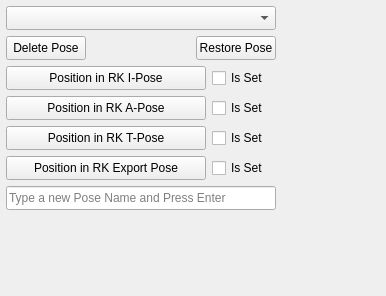
<?xml version="1.0" encoding="UTF-8"?>
<ui version="4.0">
 <class>Frame</class>
 <widget class="QFrame" name="Frame">
  <property name="geometry">
   <rect>
    <x>0</x>
    <y>0</y>
    <width>386</width>
    <height>296</height>
   </rect>
  </property>
  <property name="windowTitle">
   <string>Frame</string>
  </property>
  <widget class="QWidget" name="verticalLayoutWidget">
   <property name="geometry">
    <rect>
     <x>0</x>
     <y>0</y>
     <width>385</width>
     <height>244</height>
    </rect>
   </property>
   <layout class="QVBoxLayout" name="verticalLayout" stretch="0,0,0,0,0,0,0,0">
    <property name="spacing">
     <number>6</number>
    </property>
    <property name="leftMargin">
     <number>6</number>
    </property>
    <property name="topMargin">
     <number>6</number>
    </property>
    <item>
     <layout class="QHBoxLayout" name="selectBindPoseLayout">
      <property name="spacing">
       <number>0</number>
      </property>
      <item>
       <widget class="RKDagPoseComboBox" name="poseComboBox">
        <property name="sizePolicy">
         <sizepolicy hsizetype="Fixed" vsizetype="Fixed">
          <horstretch>0</horstretch>
          <verstretch>0</verstretch>
         </sizepolicy>
        </property>
        <property name="minimumSize">
         <size>
          <width>270</width>
          <height>24</height>
         </size>
        </property>
        <property name="maximumSize">
         <size>
          <width>270</width>
          <height>24</height>
         </size>
        </property>
        <property name="placeholderText">
         <string>List of RawKee Bind Poses</string>
        </property>
       </widget>
      </item>
      <item>
       <spacer name="horizontalSpacer">
        <property name="orientation">
         <enum>Qt::Horizontal</enum>
        </property>
        <property name="sizeHint" stdset="0">
         <size>
          <width>40</width>
          <height>20</height>
         </size>
        </property>
       </spacer>
      </item>
     </layout>
    </item>
    <item>
     <layout class="QHBoxLayout" name="hanimPoses">
      <property name="spacing">
       <number>0</number>
      </property>
      <item>
       <widget class="QPushButton" name="deletePoseButton">
        <property name="minimumSize">
         <size>
          <width>80</width>
          <height>24</height>
         </size>
        </property>
        <property name="maximumSize">
         <size>
          <width>80</width>
          <height>24</height>
         </size>
        </property>
        <property name="text">
         <string>Delete Pose</string>
        </property>
       </widget>
      </item>
      <item>
       <spacer name="horizontalSpacer_8">
        <property name="orientation">
         <enum>Qt::Horizontal</enum>
        </property>
        <property name="sizeHint" stdset="0">
         <size>
          <width>110</width>
          <height>20</height>
         </size>
        </property>
       </spacer>
      </item>
      <item>
       <widget class="QPushButton" name="restorePoseButton">
        <property name="sizePolicy">
         <sizepolicy hsizetype="Fixed" vsizetype="Fixed">
          <horstretch>0</horstretch>
          <verstretch>0</verstretch>
         </sizepolicy>
        </property>
        <property name="minimumSize">
         <size>
          <width>80</width>
          <height>24</height>
         </size>
        </property>
        <property name="maximumSize">
         <size>
          <width>80</width>
          <height>24</height>
         </size>
        </property>
        <property name="text">
         <string>Restore Pose</string>
        </property>
       </widget>
      </item>
      <item>
       <spacer name="horizontalSpacer_7">
        <property name="orientation">
         <enum>Qt::Horizontal</enum>
        </property>
        <property name="sizeHint" stdset="0">
         <size>
          <width>40</width>
          <height>20</height>
         </size>
        </property>
       </spacer>
      </item>
     </layout>
    </item>
    <item>
     <layout class="QHBoxLayout" name="iPoseLayout">
      <item>
       <widget class="QPushButton" name="iPoseButton">
        <property name="minimumSize">
         <size>
          <width>200</width>
          <height>24</height>
         </size>
        </property>
        <property name="maximumSize">
         <size>
          <width>200</width>
          <height>24</height>
         </size>
        </property>
        <property name="text">
         <string>Position in RK I-Pose</string>
        </property>
       </widget>
      </item>
      <item>
       <widget class="QCheckBox" name="iPoseCheckBox">
        <property name="minimumSize">
         <size>
          <width>60</width>
          <height>24</height>
         </size>
        </property>
        <property name="maximumSize">
         <size>
          <width>60</width>
          <height>24</height>
         </size>
        </property>
        <property name="text">
         <string>Is Set</string>
        </property>
       </widget>
      </item>
      <item>
       <spacer name="horizontalSpacer_2">
        <property name="orientation">
         <enum>Qt::Horizontal</enum>
        </property>
        <property name="sizeHint" stdset="0">
         <size>
          <width>40</width>
          <height>20</height>
         </size>
        </property>
       </spacer>
      </item>
     </layout>
    </item>
    <item>
     <layout class="QHBoxLayout" name="aPoseLayout">
      <item>
       <widget class="QPushButton" name="aPoseButton">
        <property name="minimumSize">
         <size>
          <width>200</width>
          <height>24</height>
         </size>
        </property>
        <property name="maximumSize">
         <size>
          <width>200</width>
          <height>24</height>
         </size>
        </property>
        <property name="text">
         <string>Position in RK A-Pose</string>
        </property>
       </widget>
      </item>
      <item>
       <widget class="QCheckBox" name="aPoseCheckBox">
        <property name="minimumSize">
         <size>
          <width>60</width>
          <height>24</height>
         </size>
        </property>
        <property name="maximumSize">
         <size>
          <width>60</width>
          <height>24</height>
         </size>
        </property>
        <property name="text">
         <string>Is Set</string>
        </property>
       </widget>
      </item>
      <item>
       <spacer name="horizontalSpacer_3">
        <property name="orientation">
         <enum>Qt::Horizontal</enum>
        </property>
        <property name="sizeHint" stdset="0">
         <size>
          <width>40</width>
          <height>20</height>
         </size>
        </property>
       </spacer>
      </item>
     </layout>
    </item>
    <item>
     <layout class="QHBoxLayout" name="tPoseLayout">
      <item>
       <widget class="QPushButton" name="tPoseButton">
        <property name="minimumSize">
         <size>
          <width>200</width>
          <height>24</height>
         </size>
        </property>
        <property name="maximumSize">
         <size>
          <width>200</width>
          <height>24</height>
         </size>
        </property>
        <property name="text">
         <string>Position in RK T-Pose</string>
        </property>
       </widget>
      </item>
      <item>
       <widget class="QCheckBox" name="tPoseCheckBox">
        <property name="minimumSize">
         <size>
          <width>60</width>
          <height>24</height>
         </size>
        </property>
        <property name="maximumSize">
         <size>
          <width>60</width>
          <height>24</height>
         </size>
        </property>
        <property name="text">
         <string>Is Set</string>
        </property>
       </widget>
      </item>
      <item>
       <spacer name="horizontalSpacer_4">
        <property name="orientation">
         <enum>Qt::Horizontal</enum>
        </property>
        <property name="sizeHint" stdset="0">
         <size>
          <width>40</width>
          <height>20</height>
         </size>
        </property>
       </spacer>
      </item>
     </layout>
    </item>
    <item>
     <layout class="QHBoxLayout" name="ePoseLayout">
      <property name="sizeConstraint">
       <enum>QLayout::SetDefaultConstraint</enum>
      </property>
      <item>
       <widget class="QPushButton" name="ePoseButton">
        <property name="minimumSize">
         <size>
          <width>200</width>
          <height>24</height>
         </size>
        </property>
        <property name="maximumSize">
         <size>
          <width>200</width>
          <height>24</height>
         </size>
        </property>
        <property name="text">
         <string>Position in RK Export Pose</string>
        </property>
       </widget>
      </item>
      <item>
       <widget class="QCheckBox" name="ePoseCheckBox">
        <property name="minimumSize">
         <size>
          <width>60</width>
          <height>24</height>
         </size>
        </property>
        <property name="maximumSize">
         <size>
          <width>60</width>
          <height>24</height>
         </size>
        </property>
        <property name="text">
         <string>Is Set</string>
        </property>
       </widget>
      </item>
      <item>
       <spacer name="horizontalSpacer_5">
        <property name="orientation">
         <enum>Qt::Horizontal</enum>
        </property>
        <property name="sizeHint" stdset="0">
         <size>
          <width>40</width>
          <height>20</height>
         </size>
        </property>
       </spacer>
      </item>
     </layout>
    </item>
    <item>
     <layout class="QHBoxLayout" name="newPoseLayout">
      <property name="spacing">
       <number>0</number>
      </property>
      <item>
       <widget class="QLineEdit" name="newPoseName">
        <property name="minimumSize">
         <size>
          <width>270</width>
          <height>24</height>
         </size>
        </property>
        <property name="maximumSize">
         <size>
          <width>270</width>
          <height>24</height>
         </size>
        </property>
        <property name="placeholderText">
         <string>Type a new Pose Name and Press Enter</string>
        </property>
        <property name="clearButtonEnabled">
         <bool>true</bool>
        </property>
       </widget>
      </item>
      <item>
       <spacer name="horizontalSpacer_6">
        <property name="orientation">
         <enum>Qt::Horizontal</enum>
        </property>
        <property name="sizeHint" stdset="0">
         <size>
          <width>40</width>
          <height>20</height>
         </size>
        </property>
       </spacer>
      </item>
     </layout>
    </item>
    <item>
     <spacer name="verticalSpacer">
      <property name="orientation">
       <enum>Qt::Vertical</enum>
      </property>
      <property name="sizeHint" stdset="0">
       <size>
        <width>20</width>
        <height>40</height>
       </size>
      </property>
     </spacer>
    </item>
   </layout>
  </widget>
 </widget>
 <customwidgets>
  <customwidget>
   <class>RKDagPoseComboBox</class>
   <extends>QComboBox</extends>
   <header location="global">rkdagposecombobox.h</header>
  </customwidget>
 </customwidgets>
 <resources/>
 <connections/>
</ui>
